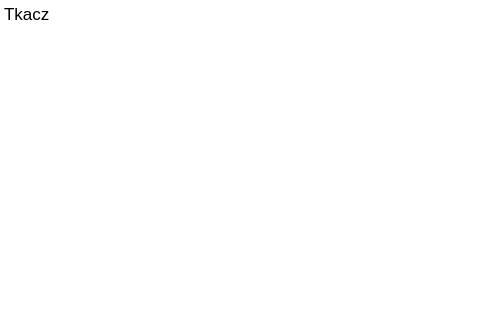
<?xml version="1.0" encoding="UTF-8"?>
<ui version="4.0">
 <class>Dialog</class>
 <widget class="QDialog" name="Dialog">
  <property name="geometry">
   <rect>
    <x>0</x>
    <y>0</y>
    <width>493</width>
    <height>334</height>
   </rect>
  </property>
  <property name="windowTitle">
   <string>Debug console</string>
  </property>
  <layout class="QVBoxLayout" name="verticalLayout">
   <property name="leftMargin">
    <number>0</number>
   </property>
   <property name="topMargin">
    <number>0</number>
   </property>
   <property name="rightMargin">
    <number>0</number>
   </property>
   <property name="bottomMargin">
    <number>0</number>
   </property>
   <item>
    <widget class="QTextBrowser" name="textBrowser">
     <property name="frameShape">
      <enum>QFrame::NoFrame</enum>
     </property>
     <property name="html">
      <string>&lt;!DOCTYPE HTML PUBLIC &quot;-//W3C//DTD HTML 4.0//EN&quot; &quot;http://www.w3.org/TR/REC-html40/strict.dtd&quot;&gt;
&lt;html&gt;&lt;head&gt;&lt;meta name=&quot;qrichtext&quot; content=&quot;1&quot; /&gt;&lt;style type=&quot;text/css&quot;&gt;
p, li { white-space: pre-wrap; }
&lt;/style&gt;&lt;/head&gt;&lt;body style=&quot; font-family:'.Lucida Grande UI'; font-size:13pt; font-weight:400; font-style:normal;&quot;&gt;
&lt;p style=&quot; margin-top:0px; margin-bottom:0px; margin-left:0px; margin-right:0px; -qt-block-indent:0; text-indent:0px;&quot;&gt;Tkacz&lt;/p&gt;&lt;/body&gt;&lt;/html&gt;</string>
     </property>
    </widget>
   </item>
  </layout>
 </widget>
 <resources/>
 <connections/>
</ui>
